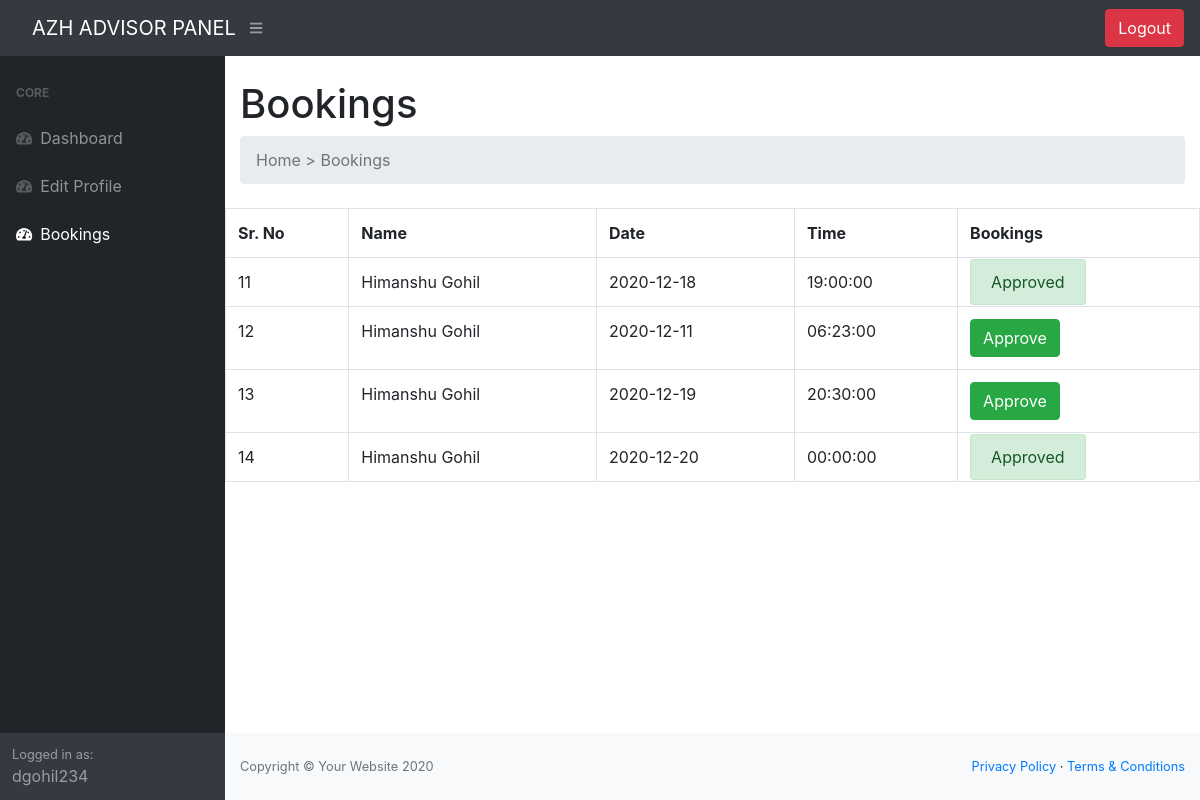
Page /advisor/bookings.php (signed in) on the committed database.
### tables this page shows
CREATE TABLE `bookings` (
  `id` int(11) NOT NULL,
  `user_id` int(11) NOT NULL,
  `advisor_id` int(11) NOT NULL,
  `b_date` date NOT NULL DEFAULT current_timestamp(),
  `b_time` time NOT NULL,
  `approved` enum('0','1') NOT NULL DEFAULT '0'
);

CREATE TABLE `users` (
  `id` int(11) NOT NULL,
  `username` varchar(20) NOT NULL,
  `name` varchar(40) NOT NULL,
  `email` varchar(50) NOT NULL,
  `contact` int(10) NOT NULL,
  `pass` varchar(32) NOT NULL
);

### advisor/bookings.php (the view, shortened to what this page needs)
<?php $title = 'Bookings | AZH' ?>
<?php include('header.php') ?>
<?php
$username = $_SESSION['username'];
  $query = mysqli_query($conn, "SELECT id FROM `advisors` WHERE `username` = '$username';");
  $advisor_id = mysqli_fetch_assoc($query)['id'];
$results = mysqli_query($conn, "SELECT * FROM `bookings` WHERE `advisor_id` = $advisor_id;");
?>
<table class="table table-bordered container">
    <tr>
        <th>Sr. No</th>
        <th>Name</th>
        <th>Date</th>
        <th>Time</th>
        <th>Bookings</th>
    </tr>
        <?php
            while($bookings = mysqli_fetch_assoc($results)):
        ?>
        <tr>
            <td><?php echo $bookings['id'] ?></td>
            <?php
            $user_id = $bookings['user_id'];
              $query2 = mysqli_query($conn, "SELECT name FROM `users` WHERE `id` = $user_id;");
              $user_name = mysqli_fetch_assoc($query2)['name'];
             ?>
            <td><?php echo $user_name; ?></td>
            <td><?php echo $bookings['b_date'] ?></td>
            <td><?php echo $bookings['b_time'] ?></td>
            <td><?php if($bookings['approved'] == '0'){
                echo "<a class='btn btn-success' href='bookings.php?id=".$bookings['id']."'>Approve</a>";
            }else if ($bookings['approved'] == '1') {
                echo "<span class='alert alert-success'>Approved</span>";
            } ?></td>
        </tr>
        <?php endwhile; ?>
    </table>
<?php include('footer.php') ?>

### advisor/header.php (shortened to what this page needs)
<?php
if(isset($_SESSION['username'])){
  if($_SESSION['role'] == 'advisors'){
    $username = $_SESSION['username'];
  }else {
    header('Location: ../advisor-registration.php?type=login');
  }
} else {
  header('Location: ../advisor-registration.php?type=login');
}
?>
<!DOCTYPE html>
<html lang="en">
  <head>
    <link href="css/styles.css" rel="stylesheet" />
    <link href="css/custom.css" rel="stylesheet" />
    <link rel="stylesheet" href="../assets/vendor/remixicon/remixicon.css" />
    <link rel="stylesheet" href="https://cdnjs.cloudflare.com/ajax/libs/cropper/2.3.3/cropper.css">
    <link
      rel="stylesheet"
      href="../assets/vendor/bootstrap/css/bootstrap.min.css"
    />
  </head>
  <body class="sb-nav-fixed">
    <nav class="sb-topnav navbar navbar-expand navbar-dark bg-dark">
      <a class="navbar-brand" href="/">AZH ADVISOR PANEL</a>
      <button
        class="btn btn-link btn-sm order-1 order-lg-0"
        id="sidebarToggle"
        href="#"
      >
        <i class="fas fa-bars"></i>
      </button>
      <ul class="navbar-nav ml-auto mr-0">
      <li class="nav-item">
            <a class="btn btn-danger" href="login.php?logout=true">Logout</a></li>
      </ul>
    </nav>
    <div id="layoutSidenav">
      <div id="layoutSidenav_nav">
        <nav class="sb-sidenav accordion sb-sidenav-dark" id="sidenavAccordion">
          <div class="sb-sidenav-menu">
            <div class="nav">
              <div class="sb-sidenav-menu-heading">Core</div>
              <a class="nav-link" href="index.php">
                <div class="sb-nav-link-icon">
                  <i class="fas fa-tachometer-alt"></i>
                </div>
                Dashboard
              </a>
              <a class="nav-link" href="editAdvisors.php">
                <div class="sb-nav-link-icon">
                  <i class="fas fa-tachometer-alt"></i>
                </div>
                Edit Profile
              </a>
              <a class="nav-link" href="bookings.php">
                <div class="sb-nav-link-icon">
                  <i class="fas fa-tachometer-alt"></i>
                </div>
                Bookings
              </a>
            </div>
          </div>
          <div class="sb-sidenav-footer">
            <div class="small">Logged in as:</div>
            <?php echo $username; ?>
          </div>
        </nav>
      </div>
      <div id="layoutSidenav_content">
        <main>
          <div class="container-fluid">
            <h1 class="mt-4"><?php echo explode('|',$title)[0]; ?></h1>
            <ol class="breadcrumb mb-4">
              <li class="breadcrumb-item active">
                Home &gt;
                <?php echo explode('|',$title)[0]; ?>
              </li>
            </ol>
          </div>

### advisor/footer.php (shortened to what this page needs)
        </main>
        <footer class="py-4 bg-light mt-auto">
          <div class="container-fluid">
            <div
              class="d-flex align-items-center justify-content-between small"
            >
              <div class="text-muted">Copyright &copy; Your Website 2020</div>
              <div>
                <a href="#">Privacy Policy</a>
                &middot;
                <a href="#">Terms &amp; Conditions</a>
              </div>
            </div>
          </div>
        </footer>
      </div>
    </div>
  </body>
</html>

### rows in the picture
bookings: id "11", user.name "Himanshu Gohil", b_date "2020-12-18", b_time "19:00:00", approved "Approved"
bookings: id "12", user.name "Himanshu Gohil", b_date "2020-12-11", b_time "06:23:00"
bookings: id "13", user.name "Himanshu Gohil", b_date "2020-12-19", b_time "20:30:00"
bookings: id "14", user.name "Himanshu Gohil", b_date "2020-12-20", b_time "00:00:00", approved "Approved"

### other values in the picture
$username "dgohil234"
explode('|',$title)[0] "Bookings"
